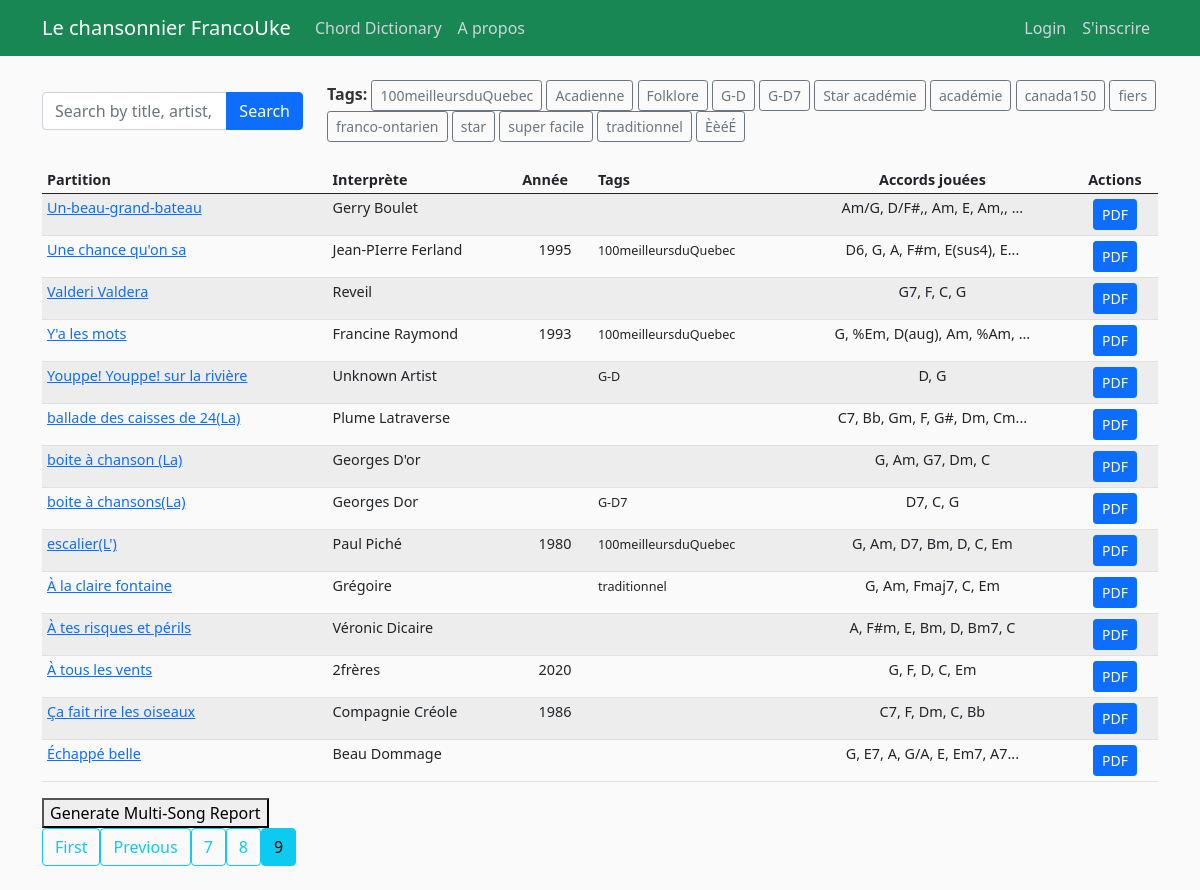
The page /?page=9 on the database its author committed.
### songbook/models.py (models this page shows, shortened)
class Song(models.Model):
    songTitle = models.CharField(max_length=100, blank=True, null=True)
    songChordPro = models.TextField()  # Original
    lyrics_with_chords = models.JSONField(null=True, blank=True)
    metadata = models.JSONField(blank=True, null=True)  # Stores metadata as JSON
    date_posted = models.DateField(default=timezone.now)
    contributor = models.ForeignKey(User, on_delete=models.CASCADE)
    abc_notation = models.TextField(blank=True, null=True, help_text="Optional ABC notation for this song.")
    tags = TaggableManager(blank=True)

### songbook/views.py (the view, shortened to what this page needs)
# urls.py: path('', SongListView.as_view(), name='songbook-home'),
class SongListView(ListView):
    model = Song
    template_name = 'songbook/song_list.html'
    context_object_name = 'songs'
    ordering = ['songTitle']
    paginate_by = 25
    def get_queryset(self):
        queryset = super().get_queryset()
        search_query = self.request.GET.get('q', '')  # Search query
        selected_tag = self.request.GET.get('tag', '')  # Selected tag
        if selected_tag:  # Filter by tag if a tag is selected
            queryset = queryset.filter(tags__name=selected_tag)
        return queryset
    def get_context_data(self, **kwargs):
        context = super().get_context_data(**kwargs)
        search_query = self.request.GET.get('q', '')
        selected_tag = self.request.GET.get('tag', '')  # Selected tag
        song_data = []
        for song in context['songs']:
            parsed_data = song.lyrics_with_chords or ""
            chords = extract_chords(parsed_data, unique=True) if parsed_data else []
            tags = [tag.name for tag in song.tags.all()]  # Get tags for each song
            song_data.append({
                'song': song,
                'chords': ', '.join(chords),
                'tags': ', '.join(tags),
            })
        all_tags = Tag.objects.all().values_list('name', flat=True).distinct()
        context['song_data'] = song_data
        context['search_query'] = search_query
        context['selected_tag'] = selected_tag  # Pass the selected tag
        context['all_tags'] = all_tags  # Add all tags to context
        return context

### songbook/transposer.py (called while the page is built)
def extract_chords(parsed_data, unique=False):
    chords = []
    for section in parsed_data:
        for item in section:
            if isinstance(item, dict) and 'chord' in item and item['chord']:
                chords.append(item['chord'])
    if unique:
        return list(set(chords))  # Return unique chords
    return chords  # Return all chords

### songbook/templates/songbook/song_list.html (shortened to what this page needs)
{% extends "songbook/base.html" %}
  {% block content %}
<form method="get" class="mb-4">
    <div class="row align-items-center">
        <div class="col-md-3">
            <div class="input-group">
                <input type="text" name="q" class="form-control"
                       placeholder="Search by title, artist, lyricist or composer"
                       value="{{ search_query }}">
                <button class="btn btn-primary" type="submit">Search</button>
            </div>
        </div>
        <div class="col-md-9">
            <strong>Tags: </strong>
            {% for tag in all_tags %}
                <a href="?tag={{ tag }}" class="btn btn-outline-secondary btn-sm">
                    {{ tag }}
                </a>
            {% endfor %}
        </div>
    </div>
</form>
<div class="table-responsive">
    <table class="table table-striped table-hover table-condensed">
        <thead>
            <tr>
                <th>Partition</th>
                <th>Interprète</th>
                <th>Année</th>
                <th>Tags</th>
                <th class="text-center">Accords jouées</th>
                <th class="text-center">Actions</th>
            </tr>
        </thead>
        <tbody>
            {% for item in song_data %}
            <tr>
                <td>
                    <a href="{% url 'score' item.song.id %}" class="song-link" title="{{ item.song.songTitle }}" aria-label="View score for {{ item.song.songTitle }}">
                        {{ item.song.songTitle }}
                    </a>
                </td>
                <td>{{ item.song.metadata.artist|default_if_none:"Unknown Artist" }}</td>
                <td class="text-center">
                    {{ item.song.metadata.year|default_if_none:"" }}
                </td>
                <td>
                    {% for tag in item.song.tags.all %}
                        <small>{{ tag }}</small>{% if not forloop.last %}, {% endif %}
                    {% endfor %}
                </td>
                <td class="text-center">
                    {% if item.chords|length > 25 %}
                        {{ item.chords|slice:":25"}}...
                    {% else %}
                        {{ item.chords}}
                    {% endif %}
                </td>
                <td class="text-center">
                    <a href="{% url 'generate_single_song_pdf' item.song.id %}" class="btn btn-primary btn-sm" title="Download PDF for {{ item.song.songTitle }}">
                        PDF
                    </a>
                </td>
            </tr>
            {% empty %}
            <tr>
                <td colspan="4" class="text-center">No songs found matching your search.</td>
            </tr>
            {% endfor %}
        </tbody>
    </table>
</div>
<form method="post" action="{% url 'generate_multi_song_pdf' %}">
    <button type="submit">Generate Multi-Song Report</button>
</form>
{% if is_paginated %}
<div class="pagination">
    {% if page_obj.has_previous %}
    <a class="btn btn-outline-info mb-4" href="?page=1" aria-label="First page">First</a>
    <a class="btn btn-outline-info mb-4" href="?page={{ page_obj.previous_page_number }}" aria-label="Previous page">Previous</a>
    {% endif %}
    {% for num in page_obj.paginator.page_range %}
        {% if page_obj.number == num %}
        <a class="btn btn-info mb-4" href="?page={{ num }}" aria-current="page">{{ num }}</a>
        {% elif num > page_obj.number|add:'-3' and num < page_obj.number|add:'3' %}
        <a class="btn btn-outline-info mb-4" href="?page={{ num }}">{{ num }}</a>
        {% endif %}
    {% endfor %}
</div>
{% endif %}
{% endblock content %}

### songbook/static/songbook/main.css (style rules this page uses)
body { background: #fafafa; color: #333333; margin-top: 5rem; }
.table-condensed td, .table-condensed th { padding: 5px; line-height: 1.2; font-size: 0.9rem; }

### rows shown on the page
Song: song.songTitle "Un-beau-grand-bateau", song.metadata.artist "Gerry Boulet", chords "Am/G, D/F#,, Am, E, Am,,"
Song: song.songTitle "Une chance qu'on sa", song.metadata.artist "Jean-PIerre Ferland", song.metadata.year "1995", chords "D6, G, A, F#m, E(sus4), E"
Tag: name "100meilleursduQuebec"
Song: song.songTitle "Valderi Valdera", song.metadata.artist "Reveil", chords "G7, F, C, G"
Song: song.songTitle "Y'a les mots", song.metadata.artist "Francine Raymond", song.metadata.year "1993", chords "G, %Em, D(aug), Am, %Am,"
Song: song.songTitle "Youppe! Youppe! sur la rivière", song.metadata.artist "Unknown Artist", chords "D, G"
Tag: name "G-D"
Song: song.songTitle "ballade des caisses de 24(La)", song.metadata.artist "Plume Latraverse", chords "C7, Bb, Gm, F, G#, Dm, Cm"
Song: song.songTitle "boite à chanson (La)", song.metadata.artist "Georges D'or", chords "G, Am, G7, Dm, C"
Song: song.songTitle "boite à chansons(La)", song.metadata.artist "Georges Dor", chords "D7, C, G"
Tag: name "G-D7"
Song: song.songTitle "escalier(L')", song.metadata.artist "Paul Piché", song.metadata.year "1980", chords "G, Am, D7, Bm, D, C, Em"
Song: song.songTitle "À la claire fontaine", song.metadata.artist "Grégoire", chords "G, Am, Fmaj7, C, Em"
Tag: name "traditionnel"
Song: song.songTitle "À tes risques et périls", song.metadata.artist "Véronic Dicaire", chords "A, F#m, E, Bm, D, Bm7, C"
Song: song.songTitle "À tous les vents", song.metadata.artist "2frères", song.metadata.year "2020", chords "G, F, D, C, Em"
Song: song.songTitle "Ça fait rire les oiseaux", song.metadata.artist "Compagnie Créole", song.metadata.year "1986", chords "C7, F, Dm, C, Bb"
Song: song.songTitle "Échappé belle", song.metadata.artist "Beau Dommage", chords "G, E7, A, G/A, E, Em7, A7"

### other values the page prints
{{ tag }} "100meilleursduQuebec" "Acadienne" "Folklore" "G-D" "G-D7" "Star académie" "académie" "canada150" "fiers" "franco-ontarien" "star" "super facile" "traditionnel" "ÈèéÉ"
{{ num }} "7" "8"
{{ num }} "9"
